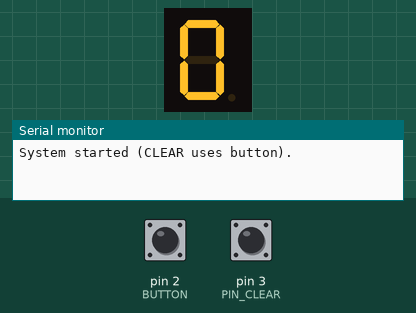
The sketch below on a simulated Arduino Mega 2560, built with avr-gcc and run on an emulated ATmega2560. Parts: 1-digit seven-segment display, the last lines printed to the serial monitor. Wiring (inferred from the names in the program): 1-digit 7-segment display, segments lit when HIGH: segments pin 31, pin 33, pin 35, pin 37, pin 39, pin 41, pin 43. The test bench sets the inputs (shaded band); at power-on: pin 2 (BUTTON) HIGH, pin 3 (PIN_CLEAR) HIGH. The segment pins are drawn as the display they are named for.

Above: at 1.2 s.
1.3 s: pin 2 (BUTTON) pulled LOW for 0.15 s
At 2.5 s:
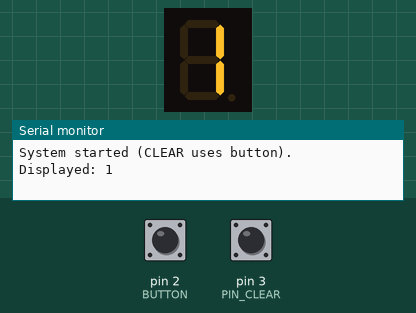
2.9 s: pin 2 (BUTTON) pulled LOW for 1 s
At 3.8 s:
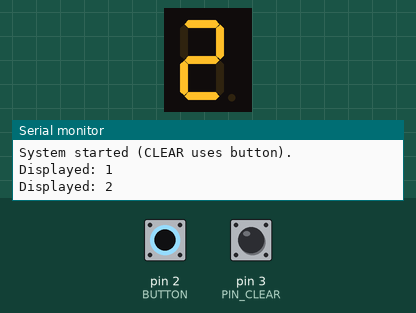
Timing chart, 0 to 5.9 s (numbered marks = the images above; inputs shaded):
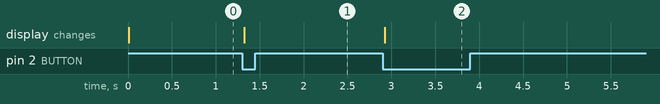

Measured:
- after the input at 1.3 s, the display: changes at once (image 1)
- after the input at 2.9 s, the display: changes at once (image 2)

The sketch:

flipflop_d.ino
```cpp
/* ---------------------------------------------------------------------------
   Arduino 7-Segment Display Controller Using D Flip-Flops (SimulIDE Compatible)
   ---------------------------------------------------------------------------
   - SEG_A … SEG_G : Segment pins for the 7-segment display (common cathode)
   - BOTAO         : Increment button (INPUT_PULLUP, active LOW)
   - PIN_CLEAR     : Reset button (INPUT_PULLUP, active LOW)
   - PIN_CLOCK     : Clock pulse output for external D flip-flops

   This program:
     • Drives all 7 segments using Arduino pins
     • Sends their logic state into the D inputs of external flip-flops
     • Generates a clean CLOCK pulse so flip-flops capture the new state
     • Uses one button to increment the displayed digit (0 → 9 loop)
     • Uses one button for asynchronous reset (/CLR) of the flip-flops
--------------------------------------------------------------------------- */

// ---- 7-segment pins (common cathode, HIGH turns segment ON) ----
#define SEG_A 31
#define SEG_B 33
#define SEG_C 35
#define SEG_D 37
#define SEG_E 39
#define SEG_F 41
#define SEG_G 43

// ---- Button pins ----
#define BUTTON 2        // Increment button (INPUT_PULLUP, active LOW)
#define PIN_CLEAR 3    // Reset button for /CLR (INPUT_PULLUP, active LOW)

// ---- Flip-Flop clock pin ----
#define PIN_CLOCK 52   // Clock output to all D flip-flops

// Counter variable (0–9)
int cont = 0;

void setup() {

  // -------------------------------------------------------------
  // Configure the 7-segment pins as outputs
  // -------------------------------------------------------------
  pinMode(SEG_A, OUTPUT); pinMode(SEG_B, OUTPUT);
  pinMode(SEG_C, OUTPUT); pinMode(SEG_D, OUTPUT);
  pinMode(SEG_E, OUTPUT); pinMode(SEG_F, OUTPUT);
  pinMode(SEG_G, OUTPUT);

  // -------------------------------------------------------------
  // Configure the clock pin (starts LOW)
  // -------------------------------------------------------------
  pinMode(PIN_CLOCK, OUTPUT);
  digitalWrite(PIN_CLOCK, LOW);

  // -------------------------------------------------------------
  // Increment button uses pull-up resistor (active LOW)
  // -------------------------------------------------------------
  pinMode(BUTTON, INPUT_PULLUP);

  // -------------------------------------------------------------
  // Startup RESET:
  // Send a short LOW pulse to /CLR to initialize all flip-flops
  // Flip-flops boot in undefined states, so this ensures "0"
  // -------------------------------------------------------------
  pinMode(PIN_CLEAR, OUTPUT);    // Drive /CLR directly
  digitalWrite(PIN_CLEAR, LOW);  // Assert reset
  delay(10);                     // Keep reset active briefly
  pinMode(PIN_CLEAR, INPUT_PULLUP); // Return pin to button mode

  // -------------------------------------------------------------
  // Initialize display at "0"
  // Load segments → send clock → flip-flops latch the value
  // -------------------------------------------------------------
  cont = 0;
  setSegments(cont);
  clockPulse();

  Serial.begin(9600);
  Serial.println("System started (CLEAR uses button).");
}

/* ---------------------------------------------------------------------------
   Generates a clean clock pulse for flip-flops.
   Rising edge is what the flip-flops detect.
--------------------------------------------------------------------------- */
void clockPulse() {
  digitalWrite(PIN_CLOCK, LOW);
  delayMicroseconds(200);

  digitalWrite(PIN_CLOCK, HIGH);   // Rising edge → flip-flops latch input
  delayMicroseconds(200);

  digitalWrite(PIN_CLOCK, LOW);
  delayMicroseconds(100);
}

/* ---------------------------------------------------------------------------
   Writes the correct pattern to the 7-segment display.
   HIGH = segment ON (common cathode display)
--------------------------------------------------------------------------- */
void setSegments(int n) {
  // Each segment must be HIGH (ON) or LOW (OFF)
  switch (n) {
    case 0: digitalWrite(SEG_A,1); digitalWrite(SEG_B,1); digitalWrite(SEG_C,1);
            digitalWrite(SEG_D,1); digitalWrite(SEG_E,1); digitalWrite(SEG_F,1);
            digitalWrite(SEG_G,0); break;

    case 1: digitalWrite(SEG_A,0); digitalWrite(SEG_B,1); digitalWrite(SEG_C,1);
            digitalWrite(SEG_D,0); digitalWrite(SEG_E,0); digitalWrite(SEG_F,0);
            digitalWrite(SEG_G,0); break;

    case 2: digitalWrite(SEG_A,1); digitalWrite(SEG_B,1); digitalWrite(SEG_C,0);
            digitalWrite(SEG_D,1); digitalWrite(SEG_E,1); digitalWrite(SEG_F,0);
            digitalWrite(SEG_G,1); break;

    case 3: digitalWrite(SEG_A,1); digitalWrite(SEG_B,1); digitalWrite(SEG_C,1);
            digitalWrite(SEG_D,1); digitalWrite(SEG_E,0); digitalWrite(SEG_F,0);
            digitalWrite(SEG_G,1); break;

    case 4: digitalWrite(SEG_A,0); digitalWrite(SEG_B,1); digitalWrite(SEG_C,1);
            digitalWrite(SEG_D,0); digitalWrite(SEG_E,0); digitalWrite(SEG_F,1);
            digitalWrite(SEG_G,1); break;

    case 5: digitalWrite(SEG_A,1); digitalWrite(SEG_B,0); digitalWrite(SEG_C,1);
            digitalWrite(SEG_D,1); digitalWrite(SEG_E,0); digitalWrite(SEG_F,1);
            digitalWrite(SEG_G,1); break;

    case 6: digitalWrite(SEG_A,1); digitalWrite(SEG_B,0); digitalWrite(SEG_C,1);
            digitalWrite(SEG_D,1); digitalWrite(SEG_E,1); digitalWrite(SEG_F,1);
            digitalWrite(SEG_G,1); break;

    case 7: digitalWrite(SEG_A,1); digitalWrite(SEG_B,1); digitalWrite(SEG_C,1);
            digitalWrite(SEG_D,0); digitalWrite(SEG_E,0); digitalWrite(SEG_F,0);
            digitalWrite(SEG_G,0); break;

    case 8: digitalWrite(SEG_A,1); digitalWrite(SEG_B,1); digitalWrite(SEG_C,1);
            digitalWrite(SEG_D,1); digitalWrite(SEG_E,1); digitalWrite(SEG_F,1);
            digitalWrite(SEG_G,1); break;

    case 9: digitalWrite(SEG_A,1); digitalWrite(SEG_B,1); digitalWrite(SEG_C,1);
            digitalWrite(SEG_D,1); digitalWrite(SEG_E,0); digitalWrite(SEG_F,1);
            digitalWrite(SEG_G,1); break;
  }
}

/* ---------------------------------------------------------------------------
   Increments the digit (0 → 9 → 0), updates segments,
   and sends a clock pulse so flip-flops latch the new state.
--------------------------------------------------------------------------- */
void mostrar() {
  cont++;
  if (cont > 9) cont = 0;   // Wrap around

  setSegments(cont);            // Update D inputs
  clockPulse();                     // Flip-flops capture new value

  Serial.print("Displayed: ");
  Serial.println(cont);
}

/* ---------------------------------------------------------------------------
   MAIN LOOP
--------------------------------------------------------------------------- */
void loop() {

  // -------------------------------------------------------------
  // CLEAR button (active LOW, resets flip-flops via hardware /CLR)
  // -------------------------------------------------------------
  if (digitalRead(PIN_CLEAR) == LOW) {
    delay(20); // Debounce
    if (digitalRead(PIN_CLEAR) == LOW) {

      Serial.println("RESET button pressed");

      // Wait until released — prevents multiple resets
      while (digitalRead(PIN_CLEAR) == LOW) {
        delay(10);
      }

      delay(30);  // Additional debounce safety
    }
  }

  // -------------------------------------------------------------
  // INCREMENT button (active LOW)
  // -------------------------------------------------------------
  if (digitalRead(BUTTON) == LOW) {
    delay(20); // Debounce

    if (digitalRead(BUTTON) == LOW) {
      mostrar();     // Show next number

      // Wait for button release
      while (digitalRead(BUTTON) == LOW) {
        delay(10);
      }

      delay(20); // Debounce after release
    }
  }

  // Small idle delay (prevents loop from running too fast)
  delay(5);
}
```
